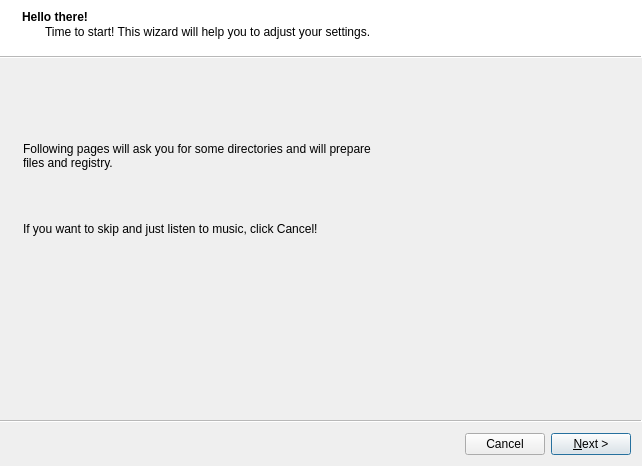
<?xml version="1.0" encoding="UTF-8"?>
<ui version="4.0">
 <class>SettingsWizard</class>
 <widget class="QWizard" name="SettingsWizard">
  <property name="windowModality">
   <enum>Qt::WindowModal</enum>
  </property>
  <property name="geometry">
   <rect>
    <x>0</x>
    <y>0</y>
    <width>642</width>
    <height>466</height>
   </rect>
  </property>
  <property name="sizePolicy">
   <sizepolicy hsizetype="Fixed" vsizetype="Fixed">
    <horstretch>0</horstretch>
    <verstretch>0</verstretch>
   </sizepolicy>
  </property>
  <property name="windowTitle">
   <string>Welcome to DziobakPlayer!</string>
  </property>
  <property name="toolTip">
   <string/>
  </property>
  <property name="statusTip">
   <string notr="true"/>
  </property>
  <property name="whatsThis">
   <string notr="true"/>
  </property>
  <property name="autoFillBackground">
   <bool>false</bool>
  </property>
  <property name="sizeGripEnabled">
   <bool>false</bool>
  </property>
  <property name="modal">
   <bool>true</bool>
  </property>
  <property name="wizardStyle">
   <enum>QWizard::ModernStyle</enum>
  </property>
  <property name="options">
   <set>QWizard::CancelButtonOnLeft|QWizard::DisabledBackButtonOnLastPage|QWizard::NoBackButtonOnLastPage|QWizard::NoBackButtonOnStartPage|QWizard::NoCancelButtonOnLastPage|QWizard::NoDefaultButton</set>
  </property>
  <property name="titleFormat">
   <enum>Qt::RichText</enum>
  </property>
  <property name="subTitleFormat">
   <enum>Qt::AutoText</enum>
  </property>
  <widget class="QWizardPage" name="introPage">
   <property name="baseSize">
    <size>
     <width>620</width>
     <height>350</height>
    </size>
   </property>
   <property name="title">
    <string>Hello there!</string>
   </property>
   <property name="subTitle">
    <string>Time to start! This wizard will help you to adjust your settings.</string>
   </property>
   <widget class="QWidget" name="verticalLayoutWidget_2">
    <property name="geometry">
     <rect>
      <x>10</x>
      <y>0</y>
      <width>601</width>
      <height>341</height>
     </rect>
    </property>
    <layout class="QVBoxLayout" name="verticalLayout_2">
     <property name="sizeConstraint">
      <enum>QLayout::SetDefaultConstraint</enum>
     </property>
     <item>
      <spacer name="verticalSpacer">
       <property name="orientation">
        <enum>Qt::Vertical</enum>
       </property>
       <property name="sizeType">
        <enum>QSizePolicy::Fixed</enum>
       </property>
       <property name="sizeHint" stdset="0">
        <size>
         <width>20</width>
         <height>80</height>
        </size>
       </property>
      </spacer>
     </item>
     <item>
      <widget class="QLabel" name="label">
       <property name="sizePolicy">
        <sizepolicy hsizetype="Fixed" vsizetype="Preferred">
         <horstretch>0</horstretch>
         <verstretch>0</verstretch>
        </sizepolicy>
       </property>
       <property name="maximumSize">
        <size>
         <width>360</width>
         <height>16777215</height>
        </size>
       </property>
       <property name="frameShape">
        <enum>QFrame::NoFrame</enum>
       </property>
       <property name="text">
        <string>&lt;html&gt;&lt;head/&gt;&lt;body&gt;&lt;p&gt;Following pages will ask you for some directories and will prepare files and registry. &lt;/p&gt;&lt;p&gt;&lt;br/&gt;&lt;/p&gt;&lt;p&gt;If you want to skip and just listen to music, click Cancel!&lt;/p&gt;&lt;/body&gt;&lt;/html&gt;</string>
       </property>
       <property name="scaledContents">
        <bool>false</bool>
       </property>
       <property name="wordWrap">
        <bool>true</bool>
       </property>
       <property name="margin">
        <number>10</number>
       </property>
      </widget>
     </item>
     <item>
      <spacer name="verticalSpacer_2">
       <property name="orientation">
        <enum>Qt::Vertical</enum>
       </property>
       <property name="sizeHint" stdset="0">
        <size>
         <width>20</width>
         <height>40</height>
        </size>
       </property>
      </spacer>
     </item>
    </layout>
   </widget>
   <zorder>verticalLayoutWidget_2</zorder>
   <zorder>verticalSpacer</zorder>
  </widget>
  <widget class="QWizardPage" name="dbPage">
   <property name="title">
    <string>Databases first!</string>
   </property>
   <property name="subTitle">
    <string>Browse for directories to create following databases:</string>
   </property>
   <widget class="QWidget" name="verticalLayoutWidget">
    <property name="geometry">
     <rect>
      <x>10</x>
      <y>10</y>
      <width>361</width>
      <height>281</height>
     </rect>
    </property>
    <layout class="QVBoxLayout" name="verticalLayout">
     <item>
      <widget class="QGroupBox" name="groupBox_playlists">
       <property name="sizePolicy">
        <sizepolicy hsizetype="Minimum" vsizetype="Minimum">
         <horstretch>0</horstretch>
         <verstretch>0</verstretch>
        </sizepolicy>
       </property>
       <property name="minimumSize">
        <size>
         <width>359</width>
         <height>50</height>
        </size>
       </property>
       <property name="title">
        <string>Playlists</string>
       </property>
       <widget class="QWidget" name="verticalLayoutWidget_3">
        <property name="geometry">
         <rect>
          <x>9</x>
          <y>30</y>
          <width>341</width>
          <height>87</height>
         </rect>
        </property>
        <layout class="QVBoxLayout" name="verticalLayout_3">
         <item>
          <widget class="QLineEdit" name="lineEdit_playlists">
           <property name="sizePolicy">
            <sizepolicy hsizetype="Expanding" vsizetype="Fixed">
             <horstretch>0</horstretch>
             <verstretch>0</verstretch>
            </sizepolicy>
           </property>
          </widget>
         </item>
         <item>
          <layout class="QHBoxLayout" name="horizontalLayout">
           <item>
            <widget class="QCheckBox" name="checkBox_createPlaylists">
             <property name="text">
              <string>Create</string>
             </property>
            </widget>
           </item>
           <item>
            <spacer name="horizontalSpacer">
             <property name="orientation">
              <enum>Qt::Horizontal</enum>
             </property>
             <property name="sizeHint" stdset="0">
              <size>
               <width>40</width>
               <height>20</height>
              </size>
             </property>
            </spacer>
           </item>
           <item>
            <widget class="QPushButton" name="pushButton_playlistsBrowse">
             <property name="text">
              <string>Browse</string>
             </property>
            </widget>
           </item>
          </layout>
         </item>
        </layout>
       </widget>
      </widget>
     </item>
     <item>
      <spacer name="verticalSpacer_3">
       <property name="orientation">
        <enum>Qt::Vertical</enum>
       </property>
       <property name="sizeType">
        <enum>QSizePolicy::Fixed</enum>
       </property>
       <property name="sizeHint" stdset="0">
        <size>
         <width>20</width>
         <height>10</height>
        </size>
       </property>
      </spacer>
     </item>
     <item>
      <widget class="QGroupBox" name="groupBox_fragments">
       <property name="sizePolicy">
        <sizepolicy hsizetype="Preferred" vsizetype="Minimum">
         <horstretch>0</horstretch>
         <verstretch>0</verstretch>
        </sizepolicy>
       </property>
       <property name="minimumSize">
        <size>
         <width>359</width>
         <height>20</height>
        </size>
       </property>
       <property name="title">
        <string>Fragments</string>
       </property>
       <widget class="QWidget" name="verticalLayoutWidget_11">
        <property name="geometry">
         <rect>
          <x>10</x>
          <y>30</y>
          <width>341</width>
          <height>81</height>
         </rect>
        </property>
        <layout class="QVBoxLayout" name="verticalLayout_11">
         <item>
          <widget class="QLineEdit" name="lineEdit_fragments">
           <property name="sizePolicy">
            <sizepolicy hsizetype="Expanding" vsizetype="Fixed">
             <horstretch>0</horstretch>
             <verstretch>0</verstretch>
            </sizepolicy>
           </property>
          </widget>
         </item>
         <item>
          <layout class="QHBoxLayout" name="horizontalLayout_9">
           <item>
            <widget class="QCheckBox" name="checkBox_createFragments">
             <property name="text">
              <string>Create</string>
             </property>
            </widget>
           </item>
           <item>
            <spacer name="horizontalSpacer_9">
             <property name="orientation">
              <enum>Qt::Horizontal</enum>
             </property>
             <property name="sizeHint" stdset="0">
              <size>
               <width>40</width>
               <height>20</height>
              </size>
             </property>
            </spacer>
           </item>
           <item>
            <widget class="QPushButton" name="pushButton_fragmentsBrowse">
             <property name="text">
              <string>Browse</string>
             </property>
            </widget>
           </item>
          </layout>
         </item>
        </layout>
       </widget>
      </widget>
     </item>
    </layout>
   </widget>
  </widget>
  <widget class="QWizardPage" name="dirsPage">
   <property name="title">
    <string>Where is your music?</string>
   </property>
   <property name="subTitle">
    <string>Browse for directories where your media is:</string>
   </property>
   <widget class="QWidget" name="verticalLayoutWidget_12">
    <property name="geometry">
     <rect>
      <x>0</x>
      <y>10</y>
      <width>351</width>
      <height>271</height>
     </rect>
    </property>
    <layout class="QVBoxLayout" name="verticalLayout_15">
     <property name="spacing">
      <number>10</number>
     </property>
     <property name="sizeConstraint">
      <enum>QLayout::SetMinimumSize</enum>
     </property>
     <property name="leftMargin">
      <number>0</number>
     </property>
     <property name="bottomMargin">
      <number>0</number>
     </property>
     <item>
      <widget class="QListWidget" name="listWidget_directories"/>
     </item>
     <item>
      <layout class="QHBoxLayout" name="horizontalLayout_12">
       <property name="spacing">
        <number>10</number>
       </property>
       <item>
        <spacer name="horizontalSpacer_12">
         <property name="orientation">
          <enum>Qt::Horizontal</enum>
         </property>
         <property name="sizeHint" stdset="0">
          <size>
           <width>40</width>
           <height>20</height>
          </size>
         </property>
        </spacer>
       </item>
       <item>
        <widget class="QPushButton" name="pushButton_addDirectory">
         <property name="text">
          <string>Add</string>
         </property>
        </widget>
       </item>
       <item>
        <widget class="QPushButton" name="pushButton_deleteDirectory">
         <property name="text">
          <string>Delete</string>
         </property>
        </widget>
       </item>
      </layout>
     </item>
    </layout>
   </widget>
  </widget>
  <widget class="QWizardPage" name="ytPage">
   <property name="title">
    <string>Youtube</string>
   </property>
   <property name="subTitle">
    <string>Have Youtube account?</string>
   </property>
  </widget>
  <widget class="QWizardPage" name="finishPage">
   <property name="title">
    <string>Finally!</string>
   </property>
  </widget>
 </widget>
 <resources/>
 <connections/>
</ui>
